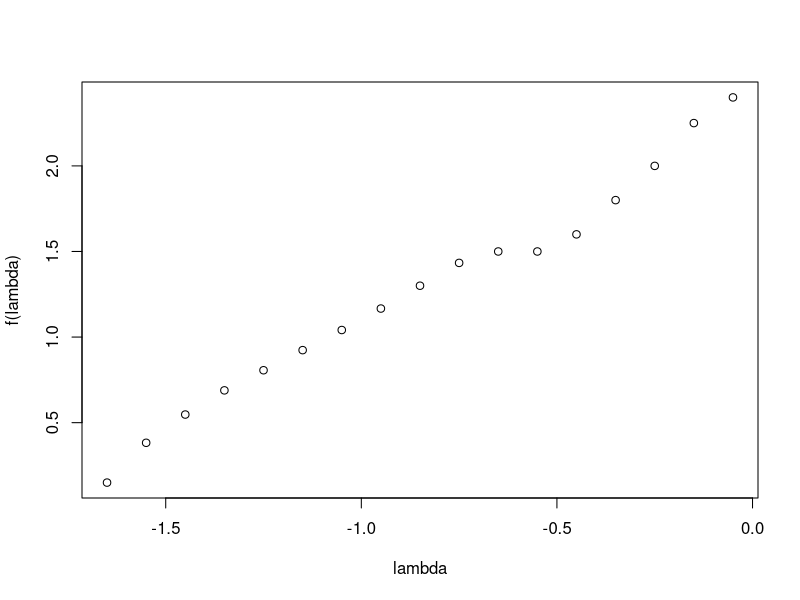
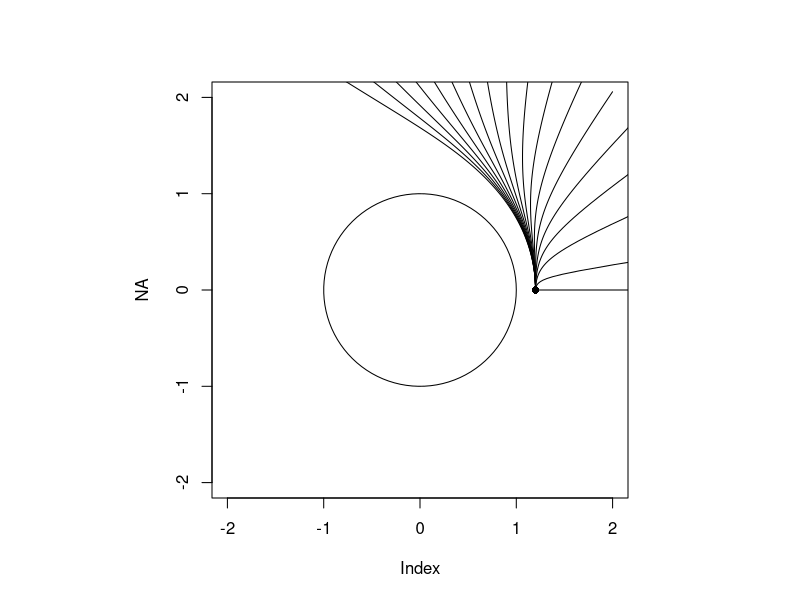
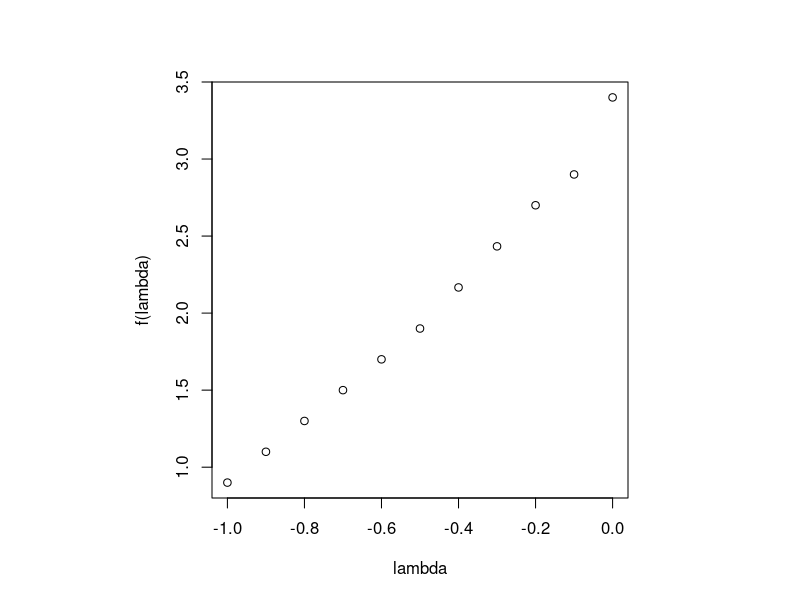
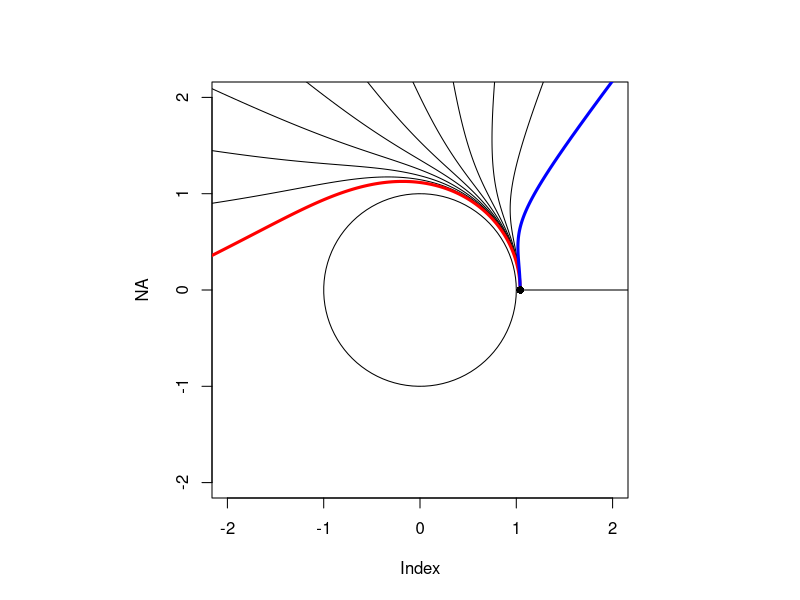

Recreate these plots in R, in order.
## ---- chunk 1
knitr::opts_chunk$set(echo = TRUE)
## ---- chunk 2
library("deSolve")
## ---- chunk 3
rdashdash <- function(r,rdash,lambda,M=1/2){
    x <- sqrt(1-2*M/r)
    return(
    (
        M*(4+lambda*(4-3*x))*r^2 +
        (-1+lambda*(-1+x))*r^3 +
        M*(3 + lambda*(3-2*x))*rdash^2 +
        2*r*(M^2*(-2+lambda*(-2+x)) + (-1+lambda*(-1+x))*rdash^2)
    ) / (
        (-1+lambda*(-1+x))*r*(-2*M+r)
    )
    )
}
## ---- chunk 4
string <- function(r0,lambda=0,angles=seq(from = 0, to = 0.5, by = 0.01)){

    parameters <- c(lambda = lambda, M = 1/2)
    state <- c(r = r0, rdash = 0)
    times <- angles

    Lorenz <- function(t, state, parameters){
        with(as.list(c(state, parameters)), {
            dr <- rdash
            drdash <- rdashdash(r, rdash, lambda, M)
            list(c(dr, drdash))
        })
    }
    
    out <- ode(y = state, times = times, func = Lorenz, parms = parameters)
    
    
    phi <- out[,1]
    r <- out[,2]
    
    return(cbind(r*cos(phi),r*sin(phi)))
}
## ---- chunk 5

dist <- 1.2
lambda <- seq(from = -0.05, to = -1.7, by = -0.1)
f <- approxfun(
    c(0,-0.1,-0.2,-0.5, -0.7, -1,  -1.4,     -1.6,-1.7),
    c(2.4,2.4, 2.1,1.5,   1.5, 1.1,  0.63, 0.3,0)
)

plot(lambda,f(lambda))

size <- 2
par(pty="s")
plot(NA,type="n",asp=1,xlim=c(-size,size),ylim=c(-size,size))
th <- seq(from=0,to=2*pi,len=100)
points(cos(th),sin(th),type='l')  # event horizon

for(l in lambda){
    points(string(r0 = dist, lambda = l, angles = seq(0,f(l),0.01)), type = 'l')
}

segments(dist,0,4,0)
docolour <- function(lambda,...){
    points(string(r0 = dist, lambda = lambda, angles=seq(0,f(lambda),0.01)), type='l', lwd=3, ...)
}
#docolour(-0.05,col='blue')
#docolour(-0.7,col='green')
#docolour(-1.4,col='red')
points(1.2,0,pch=16)
## ---- chunk 6

dist <- 1.04
lambda <- seq(from = 0, to = -1, by = -0.1)

f <- approxfun(
    c(0,-0.1,-0.2,-0.5, -0.7, -1,  -1.4,     -1.6,-1.7),
    c(3.4,2.9, 2.7,1.9,   1.5, 0.9,  0.63, 0.3,0)
)

plot(lambda,f(lambda))

size <- 2
par(pty="s")
plot(NA,type="n",asp=1,xlim=c(-size,size),ylim=c(-size,size))
th <- seq(from=0,to=2*pi,len=100)
points(cos(th),sin(th),type='l')  # event horizon

for(l in lambda){
    points(string(r0 = dist, lambda = l, angles = seq(0,f(l),0.01)), type = 'l')
}

segments(dist,0,4,0)
docolour <- function(lambda,...){
    points(string(r0 = dist, lambda = lambda, angles=seq(0,f(lambda),0.01)), type='l', lwd=3, ...)
}
docolour(0,col='red')
docolour(-1,col='blue')
points(dist,0,pch=16)
